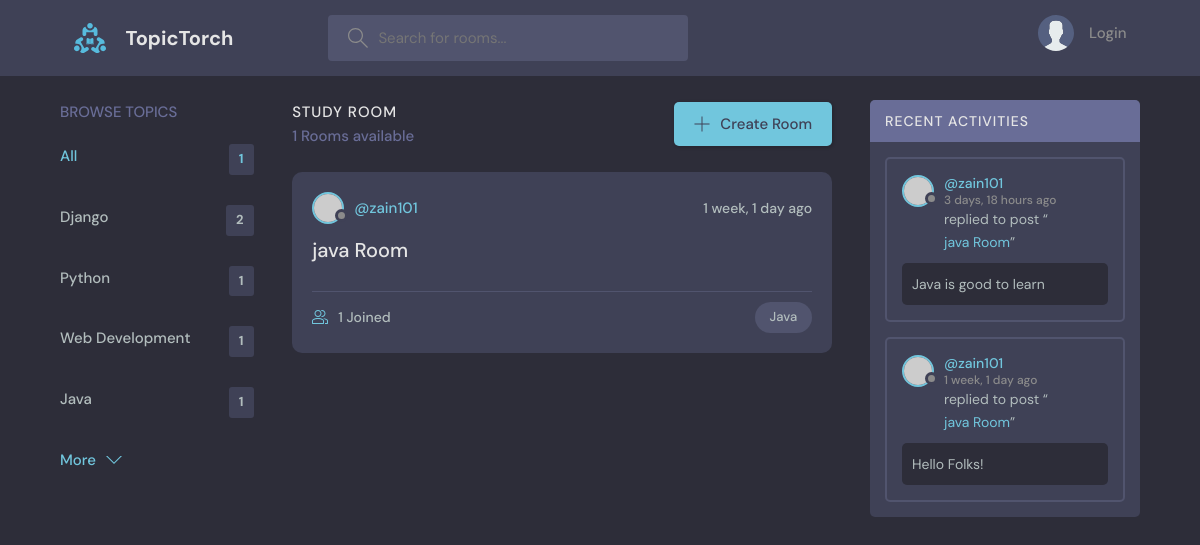
The app's page /?query=Java with its own data.
### base/models.py (models this page shows, shortened)
class Topic(models.Model):
    name = models.CharField(max_length=200)

class Room(models.Model):
    host = models.ForeignKey(User, on_delete=models.SET_NULL, null=True)
    members = models.ManyToManyField(User, related_name='members', blank=True)
    topic = models.ForeignKey(Topic, on_delete=models.SET_NULL, null=True)
    name = models.CharField(max_length=200)
    desc = models.TextField(null=True, blank=True)
    updated = models.DateTimeField(auto_now=True)
    created = models.DateTimeField(auto_now_add=True)
    class Meta:      # for maintaining the order
        ordering = ['-updated', '-created']
    def __str__(self):
        return self.name

class Message(models.Model):
    user = models.ForeignKey(User, on_delete=models.CASCADE)
    room = models.ForeignKey(Room, on_delete=models.CASCADE)
    body = models.TextField()
    updated = models.DateTimeField(auto_now=True)
    created = models.DateTimeField(auto_now_add=True)
    class Meta:      # for maintaining the order
        ordering = ['-updated', '-created']

### base/views.py (the view)
# urls.py: 2. Add a URL to urlpatterns:  path('', views.home, name='home')
def home(request):
    query = request.GET.get('query') if request.GET.get('query') != None else ''
    rooms = Room.objects.filter(
        Q(topic__name__icontains=query) |
        Q(name__icontains = query) |
        Q(desc__icontains = query)
                                )
    topics = Topic.objects.all()
    rooms_count = rooms.count()
    room_messages = Message.objects.filter(Q(room__topic__name__icontains=query))
    context = {'rooms': rooms, 'topics' : topics, 'rooms_count': rooms_count, 'room_messages': room_messages}
    return render(request, 'base/home.html', context)

### base/templates/base/home.html (shortened to what this page needs)
{% extends 'main.html' %}
{% block content %}
<main class="layout layout--3">
   <div class="container">
      {% include 'base/topics_components.html' %}
      <div class="roomList">
         <div class="roomList__header">
            <div>
               <h2>Study Room</h2>
               <p>{{rooms_count}} Rooms available</p>
            </div>
            <a class="btn btn--main" href="{% url 'create-room' %}">
               <svg version="1.1" xmlns="http://www.w3.org/2000/svg" width="32" height="32" viewBox="0 0 32 32">
                  <title>add</title>
                  <path
                     d="M16.943 0.943h-1.885v14.115h-14.115v1.885h14.115v14.115h1.885v-14.115h14.115v-1.885h-14.115v-14.115z">
                  </path>
               </svg>
               Create Room
            </a>
         </div>
         {% include 'base/feed_components.html' %}
      </div>
      {% include 'base/activity_components.html' %}
   </div>
</main>
{% endblock content %}

### base/templates/base/topics_components.html
<div class="topics">
   <div class="topics__header">
      <h2>Browse Topics</h2>
   </div>
   <ul class="topics__list">
      <li>
         <a href="{% url 'home' %}" class="active">All <span>{{rooms_count}}</span></a>
      </li>
      {% for topic in topics %}
      <li>
         <a href="{% url 'home' %}?query={{topic.name}}">{{topic.name}} <span>{{topic.room_set.all.count}}</span></a>
      </li>
      {% endfor %}
   </ul>
   <a class="btn btn--link" href="topics.html">
      More
      <svg version="1.1" xmlns="http://www.w3.org/2000/svg" width="32" height="32" viewBox="0 0 32 32">
         <title>chevron-down</title>
         <path d="M16 21l-13-13h-3l16 16 16-16h-3l-13 13z"></path>
      </svg>
   </a>
</div>

### base/templates/base/feed_components.html (shortened to what this page needs)
{% for room in rooms %}
<div class="roomListRoom">
   <div class="roomListRoom__header">
      <a href="{% url 'user-profile' room.host.id %}" class="roomListRoom__author">
         <div class="avatar avatar--small">
            <img src="https://randomuser.me/api/portraits/women/11.jpg" />
         </div>
         <span>@{{room.host.username}}</span>
      </a>
      <div class="roomListRoom__actions">
         <span>{{room.created|timesince}} ago</span>
      </div>
   </div>
   <div class="roomListRoom__content">
      <a href="{% url 'room' room.id %}">{{room.name}}</a>
   </div>
   <div class="roomListRoom__meta">
      <a href="{% url 'room' room.id %}" class="roomListRoom__joined">
         {{room.members.all.count}} Joined
      </a>
      <p class="roomListRoom__topic">{{room.topic.name}}</p>
   </div>
</div>
{% endfor %}

### base/templates/base/activity_components.html (shortened to what this page needs)
<div class="activities">
   <div class="activities__header">
      <h2>Recent Activities</h2>
   </div>
   {% for message in room_messages %}
   <div class="activities__box">
      <div class="activities__boxHeader roomListRoom__header">
         <a href="{% url 'user-profile' message.user.id %}" class="roomListRoom__author">
            <div class="avatar avatar--small">
               <img src="https://randomuser.me/api/portraits/women/11.jpg" />
            </div>
            <p>
               @{{message.user}}
               <span>{{message.created|timesince}} ago</span>
            </p>
         </a>
      </div>
      <div class="activities__boxContent">
         <p>replied to post “<a href="{% url 'room' message.room.id %}">{{message.room}}</a>”</p>
         <div class="activities__boxRoomContent">
            {{message.body}}
         </div>
      </div>
   </div>
   {% endfor %}
</div>

### records on screen
Topic: name "Django", room_set.all.count "2"
Topic: name "Python", room_set.all.count "1"
Topic: name "Web Development", room_set.all.count "1"
Topic: name "Java", room_set.all.count "1"
Room: host.username "zain101", created "1 week, 1 day", name "java Room", members.all.count "1", topic.name "Java"
Message: user "zain101", created "3 days, 18 hours", room "java Room", body "Java is good to learn"
Message: user "zain101", created "1 week, 1 day", room "java Room", body "Hello Folks!"

### other values on screen
{{ rooms_count }} "1"
